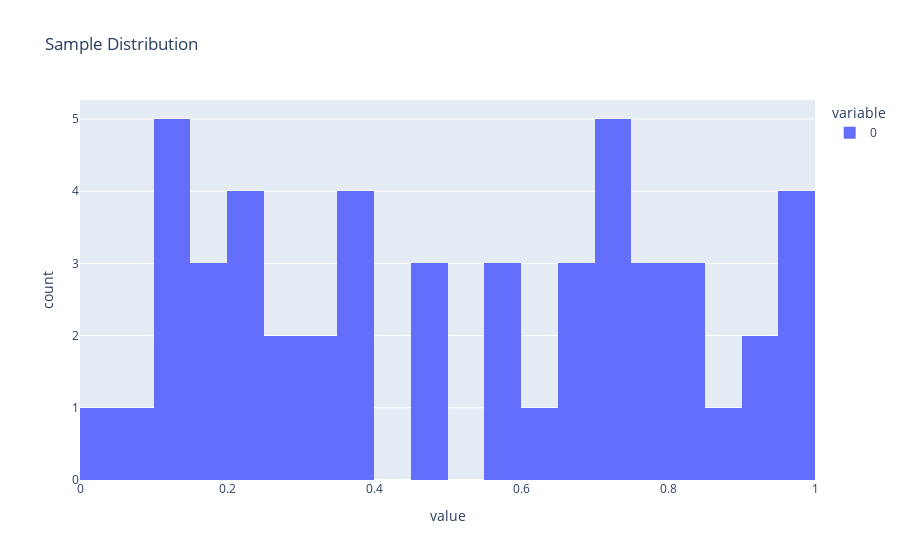

The notebook cell this image was saved under:
### Code cell
T_of_F =  lambda sample_: np.max(sample_)
n = 50
theta = 1
sample = uniform.rvs(0,theta,n)
px.histogram(sample, nbins = 40, title = 'Sample Distribution')

### Figure 1 — Plotly figure (JSON) as saved in the notebook; plotly's stock layout.template omitted (floating-point values rounded to 4 significant figures)
{"data": [{"alignmentgroup": "True", "bingroup": "x", "hovertemplate": "variable=0<br>value=%{x}<br>count=%{y}<extra></extra>", "legendgroup": "0", "marker": {"color": "#636efa", "pattern": {"shape": ""}}, "name": "0", "nbinsx": 40, "offsetgroup": "0", "orientation": "v", "showlegend": true, "x": [0.1291, 0.2938, 0.9974, 0.353, 0.806, 0.3693, 0.9978, 0.05766, 0.0163, 0.2036, 0.6971, 0.2332, 0.9851, 0.1483, 0.8495, 0.3813, 0.7076, 0.1842, 0.5534, 0.5794, 0.2841, 0.5942, 0.3392, 0.6788, 0.7737, 0.1324, 0.1679, 0.8635, 0.7431, 0.1401, 0.7415, 0.7805, 0.992, 0.2248, 0.4507, 0.1293, 0.4801, 0.737, 0.2337, 0.4907, 0.1544, 0.6279, 0.6838, 0.933, 0.7741, 0.7132, 0.9207, 0.3256, 0.3711, 0.8221], "xaxis": "x", "yaxis": "y", "type": "histogram"}], "layout": {"xaxis": {"anchor": "y", "domain": [0.0, 1.0], "title": {"text": "value"}}, "yaxis": {"anchor": "x", "domain": [0.0, 1.0], "title": {"text": "count"}}, "legend": {"title": {"text": "variable"}, "tracegroupgap": 0}, "title": {"text": "Sample Distribution"}, "barmode": "relative"}}
